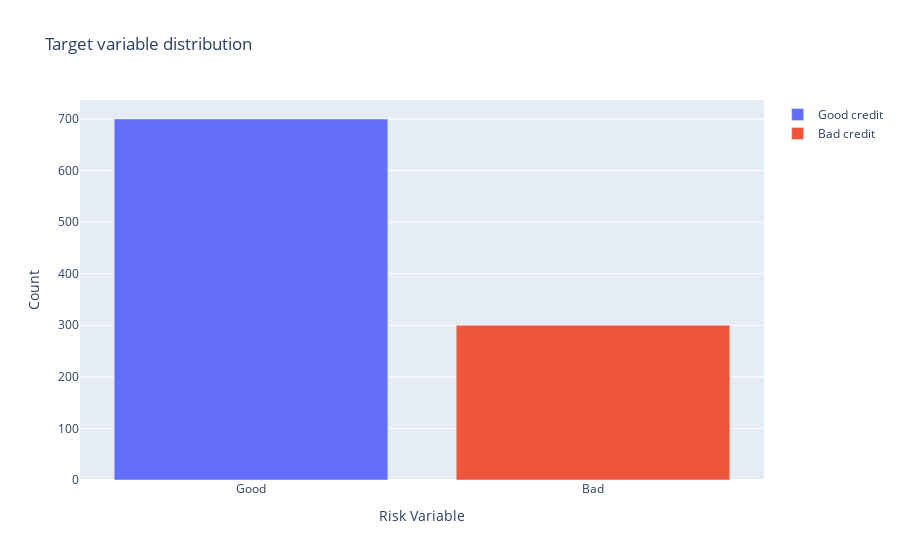

Here is the notebook cell this chart was saved with:
### Markdown cell above
## 1.3.1 Numerical Features

### Code cell
df_credit['good_bad'] = df_credit['good_bad'].replace([1],'Good')
df_credit['good_bad'] = df_credit['good_bad'].replace([2],'Bad')
#Counts the number of Good and Bad
trace0 = go.Bar(
            x = df_credit[df_credit["good_bad"]== 'Good']["good_bad"].value_counts().index.values,
            y = df_credit[df_credit["good_bad"]== 'Good']["good_bad"].value_counts().values,
            name='Good credit'
    )

trace1 = go.Bar(
            x = df_credit[df_credit["good_bad"]== 'Bad']["good_bad"].value_counts().index.values,
            y = df_credit[df_credit["good_bad"]== 'Bad']["good_bad"].value_counts().values,
            name='Bad credit'
    )

data = [trace0, trace1]


layout = go.Layout(
    yaxis=dict(
        title='Count'
    ),
    xaxis=dict(
        title='Risk Variable'
    ),
    title='Target variable distribution'
)

fig = go.Figure(data=data, layout=layout)

py.iplot(fig, filename='grouped-bar')

### Figure 1 — Plotly figure (JSON) as saved in the notebook; plotly's stock layout.template omitted (floating-point values rounded to 4 significant figures)
{"data": [{"name": "Good credit", "type": "bar", "x": ["Good"], "y": [700]}, {"name": "Bad credit", "type": "bar", "x": ["Bad"], "y": [300]}], "layout": {"title": {"text": "Target variable distribution"}, "xaxis": {"title": {"text": "Risk Variable"}}, "yaxis": {"title": {"text": "Count"}}}}
